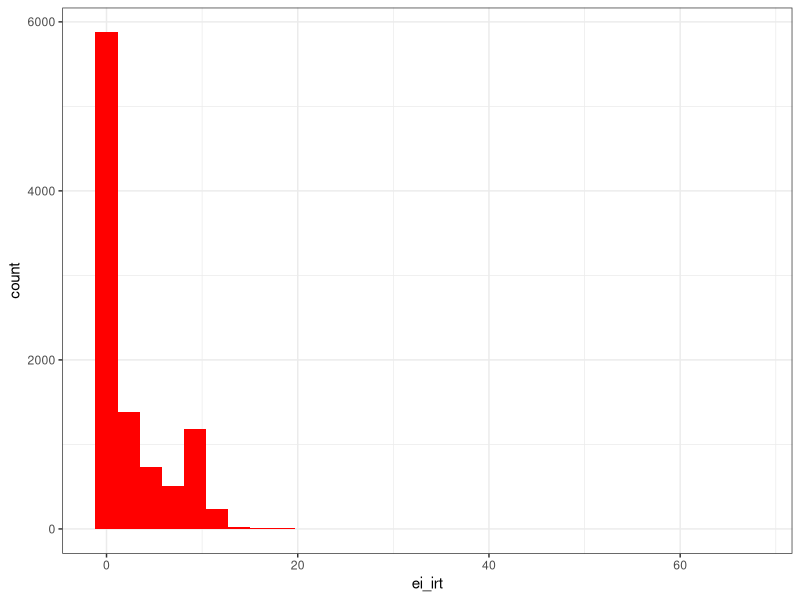
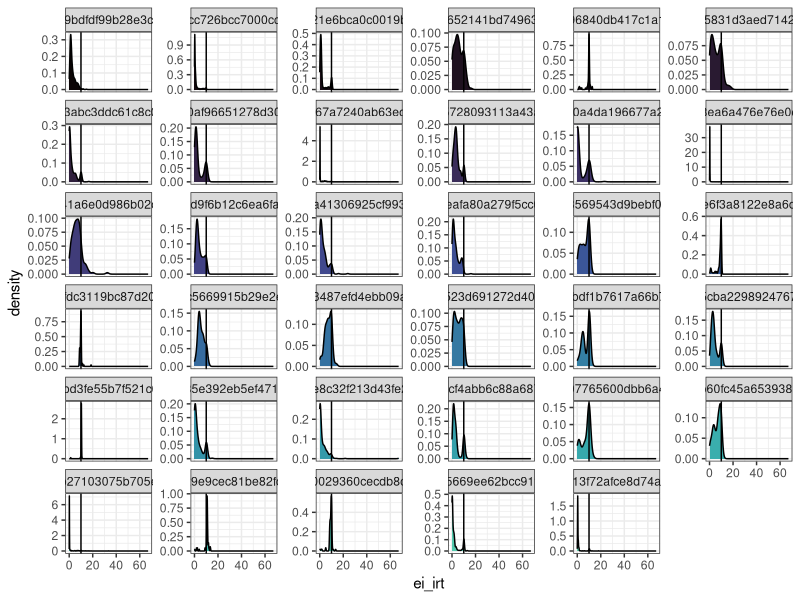
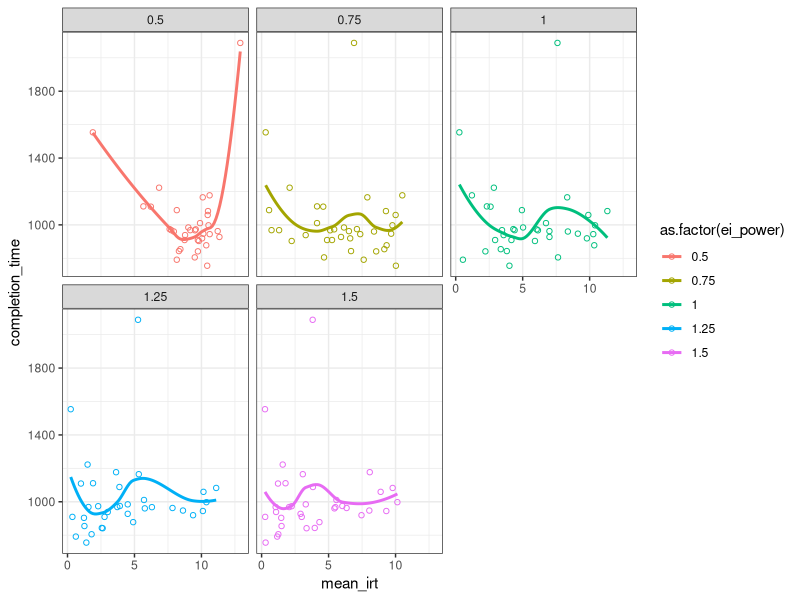

The R script that drew these images, in order:
# initial data visualization

# load libraries ----------------------------------------------------------

library(tidyverse)

# load data ---------------------------------------------------------------

myd <- read_csv('data/cleaned/ei_35_pp_cleaned.csv')

glimpse(myd)

# visualization -----------------------------------------------------------

myd |> 
  ggplot(aes(x = ei_irt)) + 
  geom_histogram(fill = 'red') + 
  theme_bw()

myd |> 
  ggplot(aes(x = ei_irt, fill = as.factor(pid))) + 
  geom_density() + 
  geom_vline(xintercept = 10) + 
  scale_fill_viridis_d(guide = 'none', option = 'mako', end = .8) +
  theme_bw() + 
  facet_wrap(~pid, scales = 'free_y')

myd |> 
  group_by(pid, ei_power) |> 
  summarize(
    mean_irt = mean(ei_irt), 
    completion_time = unique(completion_time)
  ) |> 
  ggplot(aes(x = mean_irt, y = completion_time, color = as.factor(ei_power))) + 
  geom_point(shape = 1) + 
  geom_smooth(se = F) + 
  theme_bw() + 
  facet_wrap(~ei_power)
  
